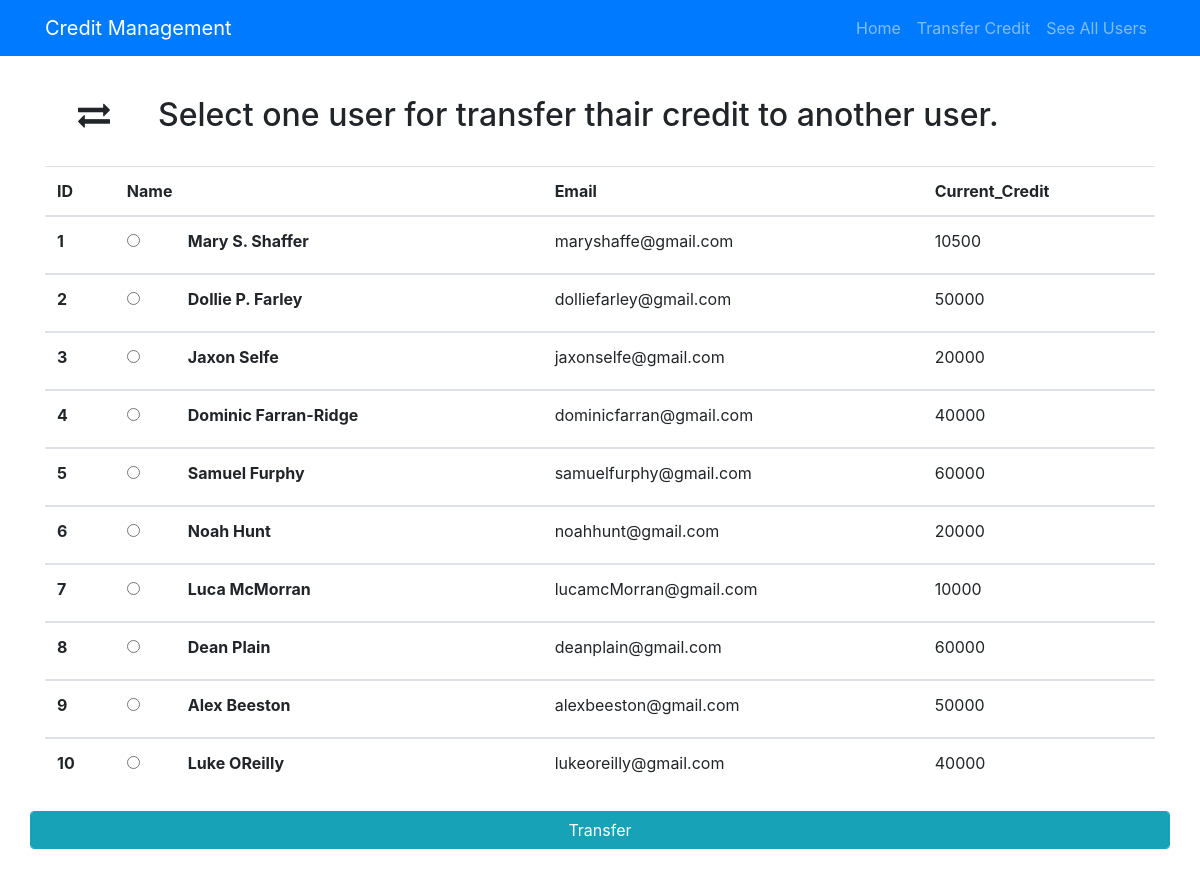
The app's page /tc.php with its own data.
### tables this page shows
CREATE TABLE IF NOT EXISTS `userdata` (
  `id` int(3) NOT NULL AUTO_INCREMENT,
  `name` varchar(50) NOT NULL,
  `email` varchar(30) NOT NULL,
  `phone_no` varchar(10) NOT NULL,
  `current_credit` int(20) NOT NULL,
  `status` varchar(12) NOT NULL,
  PRIMARY KEY (`id`)
);

### tc.php (the view, shortened to what this page needs)
<?php
include "db.php";
?>
<!DOCTYPE html>
<html>
<head>
    <link rel="stylesheet" href="https://maxcdn.bootstrapcdn.com/bootstrap/4.0.0-beta/css/bootstrap.min.css">
    <link rel="stylesheet" type="text/css" href="https://cdnjs.cloudflare.com/ajax/libs/font-awesome/4.7.0/css/font-awesome.min.css">
</head>
<body>
	<nav class="navbar navbar-expand-sm navbar-dark bg-primary mb-3">
        <div class="container">
          <a class="navbar-brand" href="index.php">Credit Management</a>
              <ul class="navbar-nav">
                  <li class="nav-item">
                      <a class="nav-link" href="index.php">Home</a>
                  </li>
                  <li class="nav-item">
                      <a class="nav-link" href="tc.php">Transfer Credit</a>
                  </li>
                  <li class="nav-item">
                      <a class="nav-link" href="allusers.php">See All Users</a>
                  </li class="nav-item">
              </ul>
          </div>
    </nav>
	<div class="container">
		<br>
		<div class="row">
			<h2 class="ml-5"><i class="fa fa-exchange mr-5" aria-hidden="true"></i>Select one user for transfer thair  credit to another user.</h2>
		</div>
		<br>
<form action="tc.php" method="post">
	<table class="table">
            <thead>
                <tr>
                    <th>ID</th>
                    <th>Name</th>
                    <th>Email</th>
                    <th>Current_Credit</th>
                </tr>
            </thead>
            <?php
				$query = "SELECT id,name,email,current_credit FROM userdata";
				$result = mysqli_query($conn,$query);
				while($row = mysqli_fetch_array($result,MYSQLI_BOTH)){
					$id = $row['id'];
					$name = $row['name'];
					$email = $row['email'];
					$current_credit = $row['current_credit'];
			?>
            <tbody>
                <tr>
                    <th scope="row"><?php echo $id; ?></th>
                    <th><label><input type="radio" name="name" class="mr-5" value="<?php echo $name; ?>"><?php echo $name; ?></label></th>
                    <td><?php echo $email; ?></td>
                    <td><?php echo $current_credit; ?></td>
                </tr>
            </tbody>
            <?php
}
?>
        </table>
<div class="row">
				<input type="submit" name="submit" value="Transfer" class="form-control btn btn-info">
			</div>
<br>
</form>
</div>
</body>
</html>

### records on screen
userdata: id "1", name "Mary S. Shaffer", email "maryshaffe@gmail.com", current_credit "10500"
userdata: id "2", name "Dollie P. Farley", email "dolliefarley@gmail.com", current_credit "50000"
userdata: id "3", name "Jaxon Selfe", email "jaxonselfe@gmail.com", current_credit "20000"
userdata: id "4", name "Dominic Farran-Ridge", email "dominicfarran@gmail.com", current_credit "40000"
userdata: id "5", name "Samuel Furphy", email "samuelfurphy@gmail.com", current_credit "60000"
userdata: id "6", name "Noah Hunt", email "noahhunt@gmail.com", current_credit "20000"
userdata: id "7", name "Luca McMorran", email "lucamcMorran@gmail.com", current_credit "10000"
userdata: id "8", name "Dean Plain", email "deanplain@gmail.com", current_credit "60000"
userdata: id "9", name "Alex Beeston", email "alexbeeston@gmail.com", current_credit "50000"
userdata: id "10", name "Luke OReilly", email "lukeoreilly@gmail.com", current_credit "40000"
